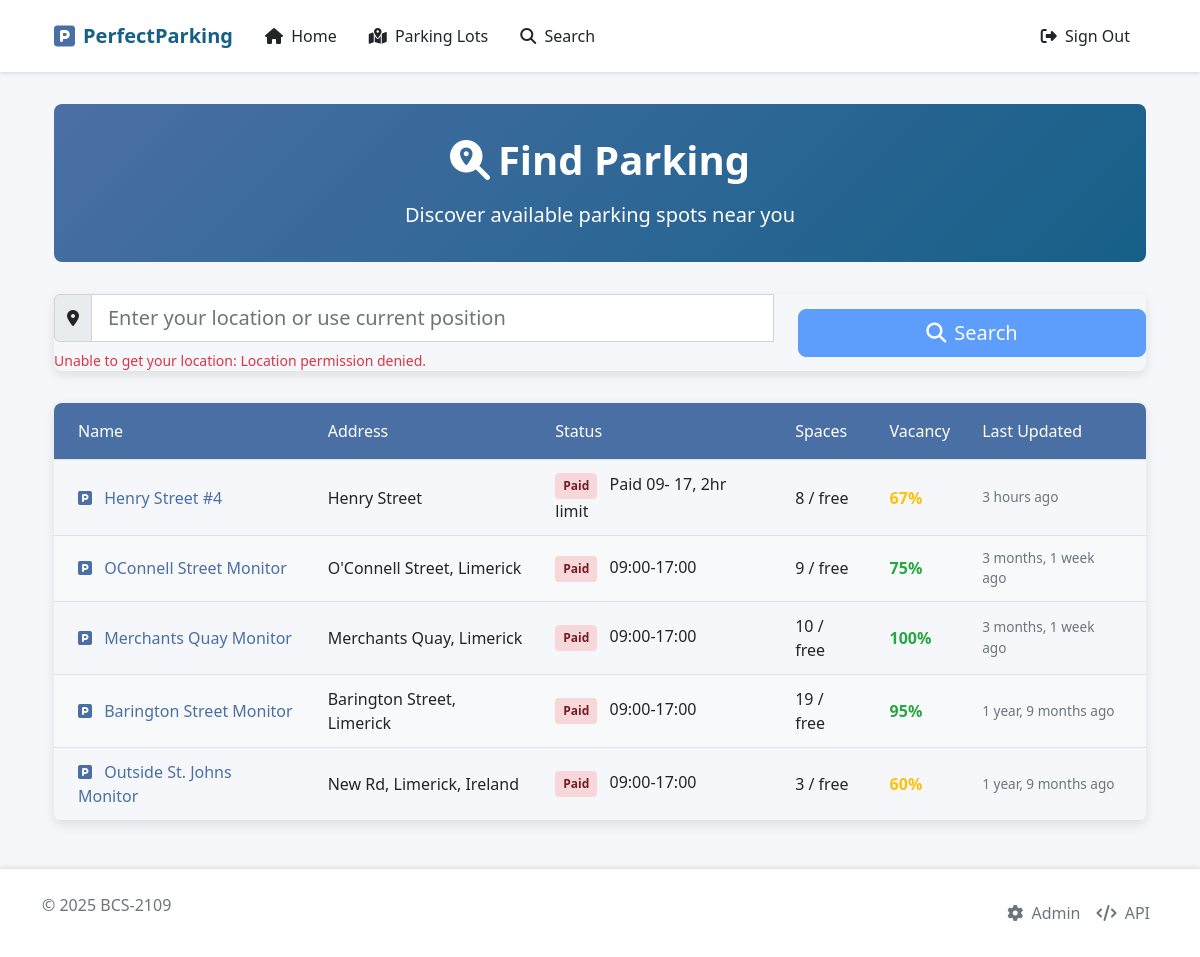
The app's page /parking-lot-monitors (signed in) with its own data.
### PerfectParking/models.py (models this page shows, shortened)
class ParkingLotMonitor(models.Model):
    id = models.AutoField(primary_key=True)
    parkingLot = models.ForeignKey(ParkingLot, on_delete=models.CASCADE)
    name = models.CharField(max_length=100, unique=True)
    """The name of the parking lot monitor.
    This is the name that will be displayed to the user.
    Max length is 100 characters."""
    latitude = models.DecimalField(max_digits=17, decimal_places=15)
    """The latitude of the parking lot monitor"""
    longitude = models.DecimalField(max_digits=17, decimal_places=15)
    """The longitude of the parking lot monitor"""
    probabilityParkingAvailable = models.DecimalField(
        max_digits=5, decimal_places=2, default=Decimal("0.0")
    )
    """The probability that the parking lot is available."""
    free_parking_spaces = models.IntegerField(default=0)
    dateTimeLastUpdated = models.DateTimeField(auto_now=True)
    status = models.BooleanField(default=True)
    """status: True = online, False = offline"""
    image = models.ImageField(upload_to="images/parking-lot-monitor/", blank=True)
    def get_vacancy_rate(self) -> int:
        return round(self.probabilityParkingAvailable * 100)

class ParkingLot(models.Model):
    id = models.AutoField(primary_key=True)
    name = models.CharField(max_length=100, unique=True)
    address = models.CharField(max_length=255)
    hours = models.CharField(max_length=255)
    isPaidParking = models.BooleanField(default=True)
    latitude = models.DecimalField(max_digits=17, decimal_places=15)
    longitude = models.DecimalField(max_digits=17, decimal_places=15)
    image = models.ImageField(upload_to="images/parking-lot/", blank=True)
    parking_spaces = models.IntegerField(default=1)

### PerfectParking/views.py (the view, shortened to what this page needs)
def parking_lot_monitors(request):  # Search page
    from django.db.models.query import (
        QuerySet,
    )  # Ensure this import is at the top of the file
    parking_lot_monitor_list: QuerySet[ParkingLotMonitor] = (
        ParkingLotMonitor.objects.all()
    )
    return render(
        request,
        WebPages.PARKING_LOT_MONITORS,
        {"parking_lot_monitors": parking_lot_monitor_list},
    )

### PerfectParking/context_processors.py (called while the page is built)
def google_maps_api_key(request):
    return {'google_maps_api_key': settings.GOOGLE_MAPS_API_KEY}

### PerfectParking/templates/website/parking-lot-monitors.html (shortened to what this page needs)
{% extends 'master.html' %}
{% load get_distance_from_lat_lang %}
{% load humanize %}
{% block main %}
<div class="container">
    <div class="search-header text-center">
        <h1 class="fw-bold mb-3"><i class="fas fa-search-location me-2"></i>Find Parking</h1>
        <p class="lead mb-0">Discover available parking spots near you</p>
    </div>
    <div class="search-card">
        <div class="card-body">
            <form method="post" class="needs-validation" novalidate>
                <div class="row align-items-center">
                    <div class="col-md-8 mb-3 mb-md-0">
                        <div class="input-group">
                            <span class="input-group-text"><i class="fas fa-map-marker-alt"></i></span>
                            <input type="text" class="form-control form-control-lg" placeholder="Enter your location or use current position">
                        </div>
                        <div id="geo-error" class="text-danger small mt-2"></div>
                    </div>
                    <div class="col-md-4">
                        <button type="submit" id="search-near-me-button" class="btn btn-primary btn-lg w-100">
                            <i class="fas fa-search me-2"></i>Search
                        </button>
                    </div>
                </div>
            </form>
        </div>
    </div>
    {% if parking_lot_monitors %}
    <div class="search-table-container">
        <table class="table search-table" aria-describedby="searchResultsDesc">
            <thead>
                <tr>
                    <th class="ps-4">Name</th>
                    <th>Address</th>
                    <th>Status</th>
                    <th>Spaces</th>
                    <th>Vacancy</th>
                    <th class="pe-4">Last Updated</th>
                </tr>
            </thead>
            <tbody>
                {% for parking_monitor in parking_lot_monitors %}
                <tr>
                    <td class="ps-4">
                        <a href="{% url 'parking-lot-monitor' parking_monitor.id %}">
                            <i class="fas fa-parking me-2" style="color: var(--primary-color);"></i>
                            {{ parking_monitor.name }}
                        </a>
                    </td>
                    <td>{{ parking_monitor.parkingLot.address }}</td>
                    <td>
                        <span class="paid-badge {% if parking_monitor.parkingLot.isPaidParking %}paid-yes{% else %}paid-no{% endif %}">
                            {% if parking_monitor.parkingLot.isPaidParking %}Paid{% else %}Free{% endif %}
                        </span>
                        <span class="ms-2">{{ parking_monitor.parkingLot.hours|default:"24/7" }}</span>
                    </td>
                    <td>
                        {{ parking_monitor.free_parking_spaces }} / {{ parking_monitor.total_parking_spaces }} free
                    </td>
                    <td>
                        {% with vacancy=parking_monitor.get_vacancy_rate %}
                        <span class="{% if vacancy > 70 %}vacancy-high{% elif vacancy > 30 %}vacancy-medium{% else %}vacancy-low{% endif %}">
                            {{ vacancy }}%
                        </span>
                        {% endwith %}
                    </td>
                    <td class="pe-4 last-updated">
                        {{ parking_monitor.dateTimeLastUpdated|naturaltime }}
                    </td>
                </tr>
                {% endfor %}
            </tbody>
        </table>
    </div>
    {% else %}
    <div class="alert alert-info text-center">
        <i class="fas fa-info-circle me-2"></i> No parking results found. Try adjusting your search.
    </div>
    {% endif %}
</div>
{% endblock %}

### PerfectParking/templates/master.html (style rules this page uses)
:root { --primary-color: #4a6fa5; --secondary-color: #166088; --accent-color: #4fc3f7; --light-color: #f8f9fa; --dark-color: #212529; }
body { display: flex; flex-direction: column; min-height: 100vh; background-color: #f5f7fa; }
.btn-primary { background-color: var(--primary-color); border-color: var(--primary-color); }

### PerfectParking/templates/website/parking-lot-monitors.html (style rules this page uses)
.search-header { background: linear-gradient(135deg, var(--primary-color), var(--secondary-color)); color: white; padding: 2rem 0; margin-bottom: 2rem; border-radius: 0.5rem; }
.search-card { border: none; border-radius: 0.5rem; box-shadow: 0 4px 12px rgba(0,0,0,0.1); margin-bottom: 2rem; }
.search-table { border-radius: 0.5rem; overflow: hidden; box-shadow: 0 4px 12px rgba(0,0,0,0.1); }
.search-table thead { background-color: var(--primary-color); color: white; }
.search-table th { padding: 1rem; font-weight: 500; }
.search-table td { padding: 0.75rem 1rem; vertical-align: middle; }
.search-table tr:nth-child(even) { background-color: #f8f9fa; }
.search-table a { color: var(--primary-color); text-decoration: none; font-weight: 500; transition: all 0.2s ease; }
.vacancy-high { color: #28a745; font-weight: 600; }
.vacancy-medium { color: #ffc107; font-weight: 600; }
.paid-badge { display: inline-block; padding: 0.25rem 0.5rem; border-radius: 0.25rem; font-size: 0.75rem; font-weight: 600; }
.paid-yes { background-color: #f8d7da; color: #721c24; }
.last-updated { font-size: 0.85rem; color: #6c757d; }

### records on screen
ParkingLotMonitor: name "Henry Street #4", parkingLot.address "Henry Street", shows "Paid", parkingLot.hours "Paid 09- 17, 2hr limit", free_parking_spaces "8", get_vacancy_rate "67", dateTimeLastUpdated "3 hours ago"
ParkingLotMonitor: name "OConnell Street Monitor", parkingLot.address "O'Connell Street, Limerick", shows "Paid", parkingLot.hours "09:00-17:00", free_parking_spaces "9", get_vacancy_rate "75", dateTimeLastUpdated "3 months, 1 week ago"
ParkingLotMonitor: name "Merchants Quay Monitor", parkingLot.address "Merchants Quay, Limerick", shows "Paid", parkingLot.hours "09:00-17:00", free_parking_spaces "10", get_vacancy_rate "100", dateTimeLastUpdated "3 months, 1 week ago"
ParkingLotMonitor: name "Barington Street Monitor", parkingLot.address "Barington Street, Limerick", shows "Paid", parkingLot.hours "09:00-17:00", free_parking_spaces "19", get_vacancy_rate "95", dateTimeLastUpdated "1 year, 9 months ago"
ParkingLotMonitor: name "Outside St. Johns Monitor", parkingLot.address "New Rd, Limerick, Ireland", shows "Paid", parkingLot.hours "09:00-17:00", free_parking_spaces "3", get_vacancy_rate "60", dateTimeLastUpdated "1 year, 9 months ago"
